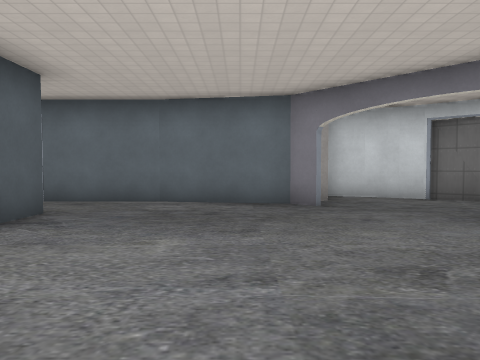
View 1 (above)

24 first-person views from a walk through a level from a Godot 3-D game. The camera is 1.4 m above the floor, tilts 2° down and sees 70° across. The floor is counted in squares, 2 m on a side. Each view is taken from the middle of a square. On the plan, view 1 faces up. The plan holds only what a view shows up to about 11 squares ahead; the rest is blank. The place goes on beyond the plan. Characters and animated objects are left out. Some surface patterns are stand-ins.

View 2
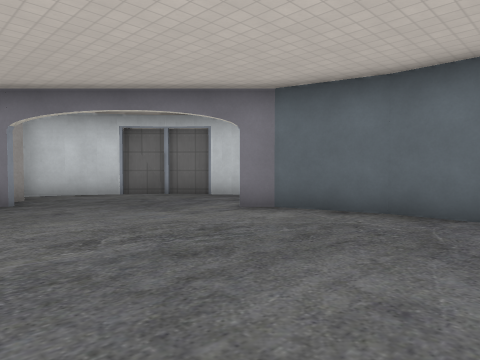

View 3
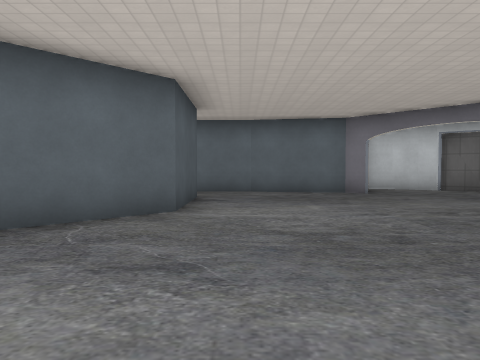

View 4
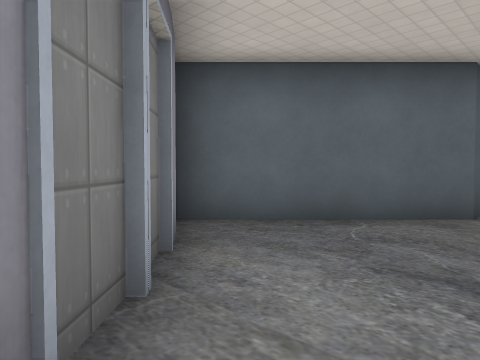

View 5
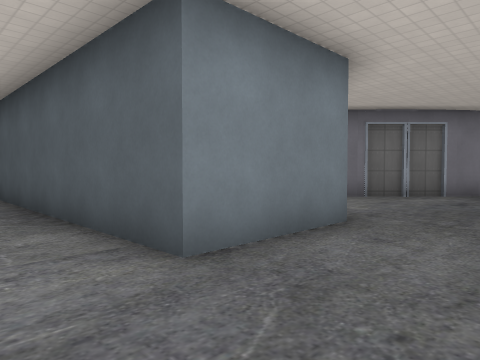

View 6
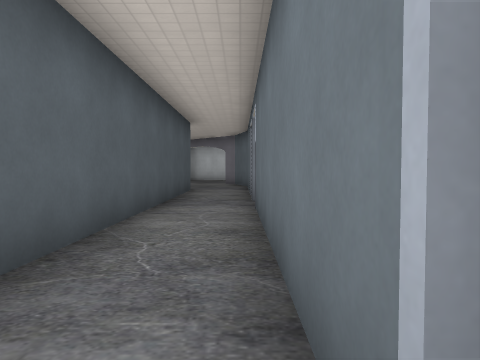

View 7
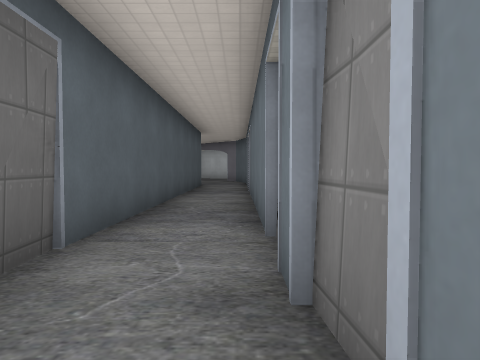

View 8
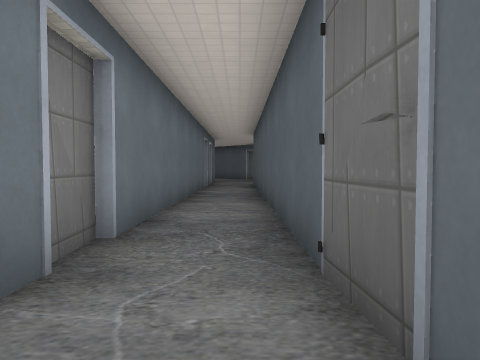

View 9
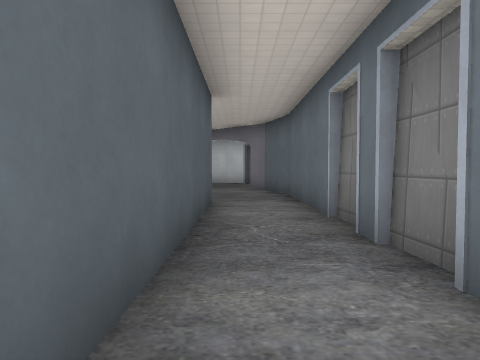

View 10
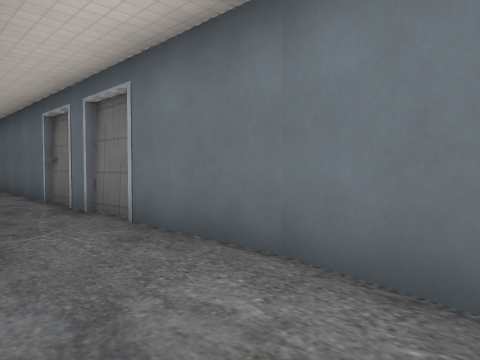

View 11
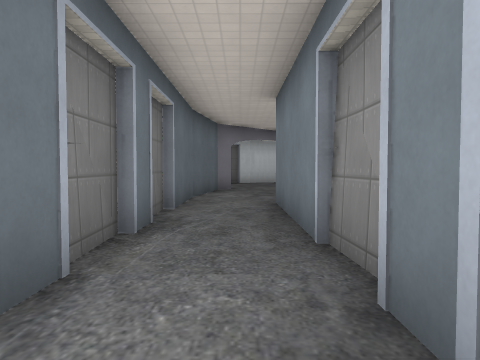

View 12
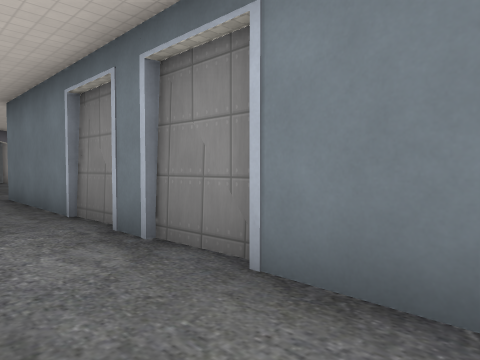

View 13
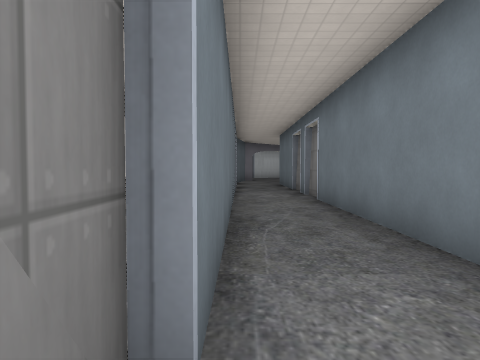

View 14
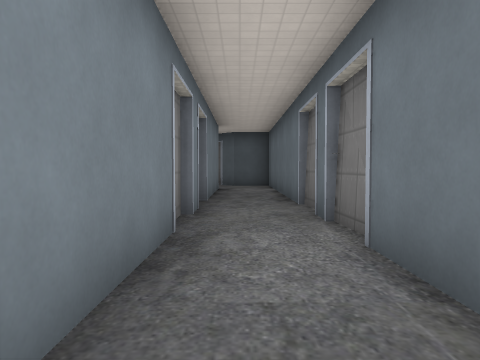

View 15
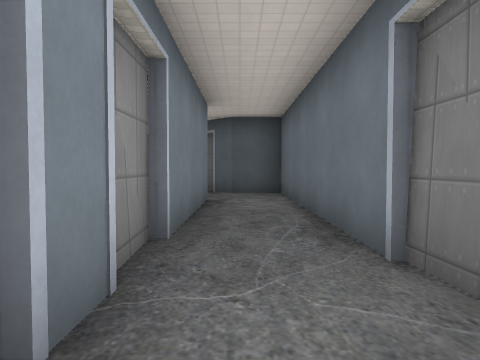

View 16
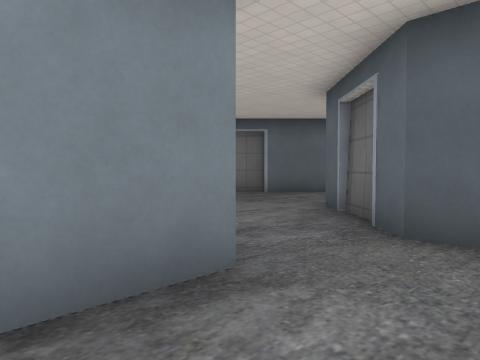

View 17
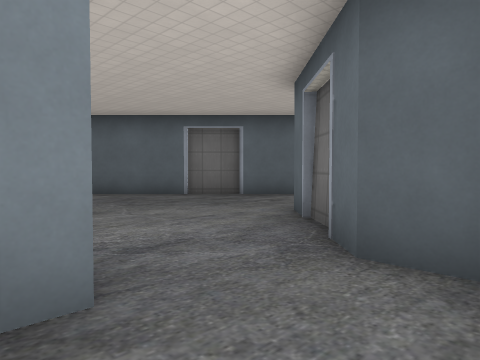

View 18
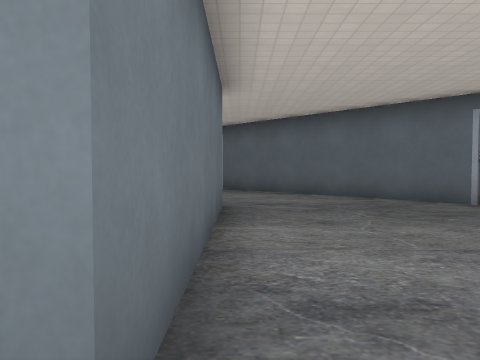

View 19
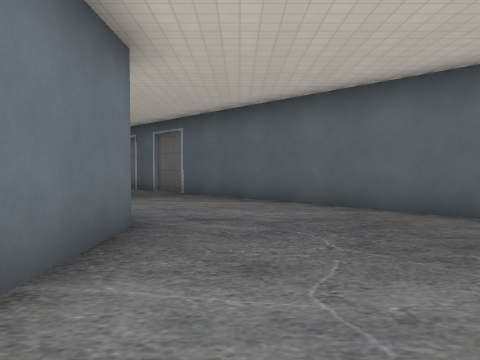

View 20
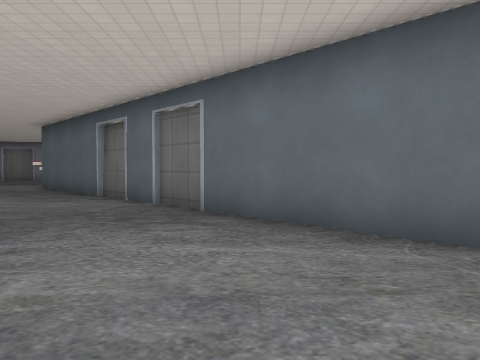

View 21
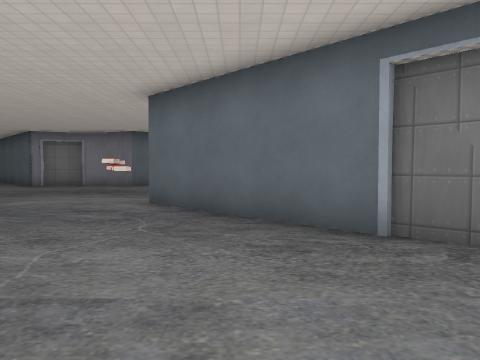

View 22
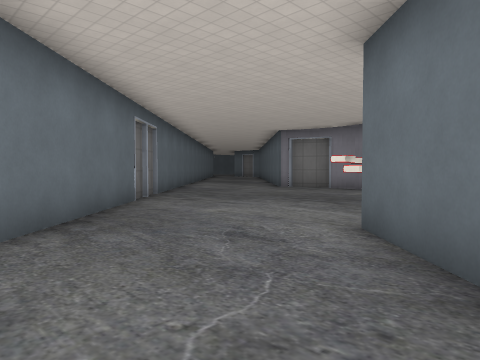

View 23
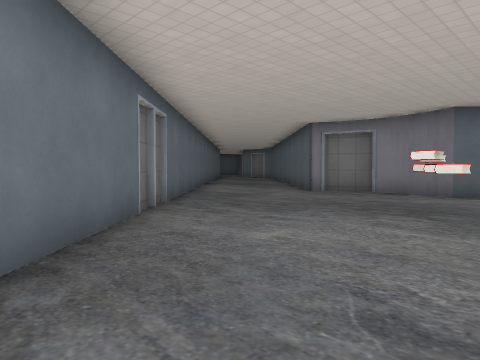

View 24
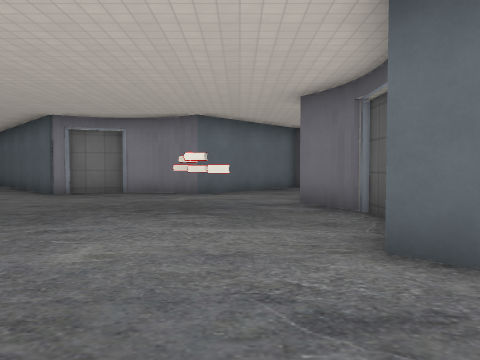

### Floor plan
Points are (right, up) in squares from view 1. A wall is a line through its corners. A room is listed if a view was taken in it or the views show most of it. See-through windows are left out.
Room 1 (views 1, 2, 3, 4, 5, 6, 7, 8, 9, 10)
walls: (2.5, -1.2) (3.4, -1.2) (3.4, -17.4); (5.3, -3.9) (5.3, 1.1); (5.3, -5.8) (5.3, -4.2); (-4.6, -1.3) (-2.7, -3.2); (5.3, 1) (4.8, 2.9) (4.3, 3.4); (-5.3, -0.7) (-4.5, -1.3); (1.5, 6.2) (1, 6.7) (-1.8, 7.2); (5.3, -11.6) (5.3, -6); (6.4, 5.3) (5.9, 6); (6, 6) (5.1, 7.1); (-1.6, 7.1) (-2.6, 7.1); (1.9, 7.5) (1.6, 7.1); (-5.5, 5.3) (-3, 5.3) (-3, 2.5) (-5.9, -0.4); (5.2, 7) (4.2, 7.9); (4.1, 7.7) (3.4, 8.2); (3.5, 8) (3, 8.3); (3.1, 8.3) (2.2, 8.6); (-4.5, 7.3) (-5.6, 7.3); (5.3, -14.2) (5.3, -12.6); (5.4, -14.5) (5.4, -13.8); (5.3, -19.5) (5.3, -14.4)
ways out: opening at (-6.5, 6.5) to room 2
Room 2 (views 11, 12, 13, 14, 15, 16, 17, 18, 19, 20, 21, 22, 23, 24)
walls: (-23.3, -7.7) (-19.1, -11.9); (-20.1, -13.7) (-20.1, -14.6); (-25.7, -0.1) (-25.7, 5.3) (-20.2, 5.3); (-19.8, -14.8) (-19.5, -15.3); (-19.5, -15.5) (-19.2, -15.9); (-19.2, 5.1) (-18.6, 5.1); (-21.4, 5.1) (-20.6, 5.1); (-20, 5.3) (-18.6, 5.3); (-17.9, 5.3) (-8.1, 5.3); (-16.6, -18.3) (-16.2, -18.5); (-16.3, -18.5) (-15.8, -18.6); (-20.5, 7.1) (-27.5, 7.1) (-27.5, 5.8) (-29.8, 3.5); (-18.4, 7.1) (-19.2, 7.1); (-16, -18.6) (-15.4, -18.7) (-14.7, -18.7); (-19.8, 7.3) (-20.6, 7.3); (-18, -19.2) (-16.9, -18.1) (-16.5, -18.4); (-17, 7.3) (-18.5, 7.3); (-10.2, -15.7) (-17.1, -8.7); (-28.3, 5.2) (-28.7, 4.9); (-12.9, -18.1) (-11.5, -19.5); (-14.6, -19) (-13.2, -18.5); (-10.2, 5.1) (-9.6, 5.1); (-32.8, 1.8) (-23.5, -7.5); (-7.9, 5.3) (-5.5, 5.3); (-8.4, 7.1) (-17.1, 7.1); (-6.2, 7.3) (-7.5, 7.3); (-5.5, 7.1) (-6.4, 7.1)
ways out: opening at (-6.5, 6.5) to room 1; gap at (-17, -18)
objects: other object (-17, -17); other object (-17, -16); books (-17, -15)

Where each view was taken, in squares from view 1:
view 1: 0 up, 0 right, facing up
view 2: 1 down, 0 right, facing up-right
view 3: 3 down, 2 left, facing up
view 4: 3 down, 2 left, facing up-left
view 5: 1 up, 5 right, facing down-left
view 6: 12 down, 5 right, facing up
view 7: 15 down, 5 right, facing up
view 8: 11 down, 4 right, facing down
view 9: 8 down, 4 right, facing up
view 10: 5 up, 0 right, facing up-left
view 11: 6 up, 10 left, facing right
view 12: 7 up, 12 left, facing down-right
view 13: 7 up, 18 left, facing right
view 14: 6 up, 14 left, facing left
view 15: 6 up, 18 left, facing left
view 16: 7 up, 24 left, facing down-left
view 17: 7 up, 25 left, facing down-left
view 18: 6 up, 26 left, facing down
view 19: 4 up, 27 left, facing down
view 20: 0 up, 26 left, facing down
view 21: 5 down, 21 left, facing down
view 22: 8 down, 21 left, facing down-right
view 23: 9 down, 19 left, facing down-right
view 24: 9 down, 18 left, facing down
